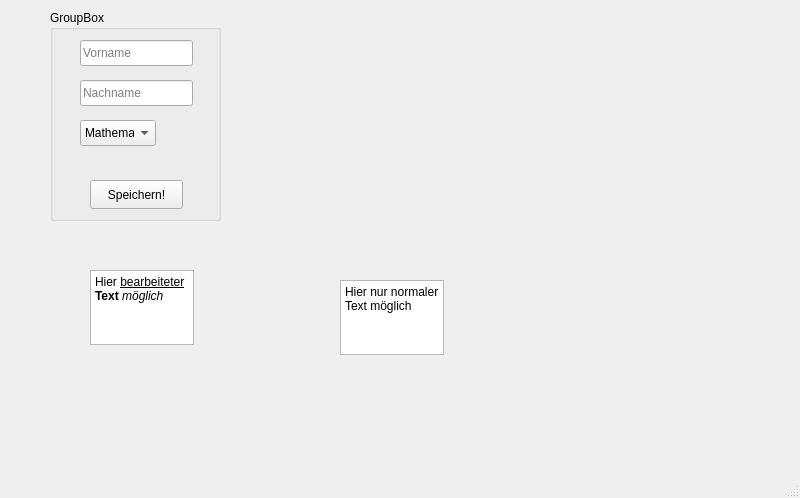
<?xml version="1.0" encoding="UTF-8"?>
<ui version="4.0">
 <class>Formular</class>
 <widget class="QMainWindow" name="Formular">
  <property name="geometry">
   <rect>
    <x>0</x>
    <y>0</y>
    <width>800</width>
    <height>498</height>
   </rect>
  </property>
  <property name="windowTitle">
   <string>MainWindow</string>
  </property>
  <widget class="QWidget" name="centralwidget">
   <widget class="QGroupBox" name="groupBox">
    <property name="geometry">
     <rect>
      <x>50</x>
      <y>10</y>
      <width>171</width>
      <height>211</height>
     </rect>
    </property>
    <property name="title">
     <string>GroupBox</string>
    </property>
    <widget class="QLineEdit" name="lineEdit">
     <property name="geometry">
      <rect>
       <x>30</x>
       <y>30</y>
       <width>113</width>
       <height>26</height>
      </rect>
     </property>
     <property name="placeholderText">
      <string>Vorname</string>
     </property>
    </widget>
    <widget class="QLineEdit" name="lineEdit_2">
     <property name="geometry">
      <rect>
       <x>30</x>
       <y>70</y>
       <width>113</width>
       <height>26</height>
      </rect>
     </property>
     <property name="placeholderText">
      <string>Nachname</string>
     </property>
    </widget>
    <widget class="QPushButton" name="pushButton">
     <property name="geometry">
      <rect>
       <x>40</x>
       <y>170</y>
       <width>93</width>
       <height>29</height>
      </rect>
     </property>
     <property name="text">
      <string>Speichern!</string>
     </property>
    </widget>
    <widget class="QComboBox" name="comboBox">
     <property name="geometry">
      <rect>
       <x>30</x>
       <y>110</y>
       <width>76</width>
       <height>26</height>
      </rect>
     </property>
     <item>
      <property name="text">
       <string>Mathematik</string>
      </property>
     </item>
     <item>
      <property name="text">
       <string>Informatik</string>
      </property>
     </item>
     <item>
      <property name="text">
       <string>Philosophie</string>
      </property>
     </item>
     <item>
      <property name="text">
       <string>Kulturwissenschaften</string>
      </property>
     </item>
     <item>
      <property name="text">
       <string>Psychologie</string>
      </property>
     </item>
    </widget>
   </widget>
   <widget class="QTextEdit" name="textEdit">
    <property name="geometry">
     <rect>
      <x>90</x>
      <y>270</y>
      <width>104</width>
      <height>75</height>
     </rect>
    </property>
    <property name="html">
     <string>&lt;!DOCTYPE HTML PUBLIC &quot;-//W3C//DTD HTML 4.0//EN&quot; &quot;http://www.w3.org/TR/REC-html40/strict.dtd&quot;&gt;
&lt;html&gt;&lt;head&gt;&lt;meta name=&quot;qrichtext&quot; content=&quot;1&quot; /&gt;&lt;meta charset=&quot;utf-8&quot; /&gt;&lt;style type=&quot;text/css&quot;&gt;
p, li { white-space: pre-wrap; }
hr { height: 1px; border-width: 0; }
li.unchecked::marker { content: &quot;\2610&quot;; }
li.checked::marker { content: &quot;\2612&quot;; }
&lt;/style&gt;&lt;/head&gt;&lt;body style=&quot; font-family:'Segoe UI'; font-size:9pt; font-weight:400; font-style:normal;&quot;&gt;
&lt;p style=&quot; margin-top:0px; margin-bottom:0px; margin-left:0px; margin-right:0px; -qt-block-indent:0; text-indent:0px;&quot;&gt;Hier &lt;span style=&quot; text-decoration: underline;&quot;&gt;bearbeiteter&lt;/span&gt; &lt;span style=&quot; font-weight:700;&quot;&gt;Text&lt;/span&gt; &lt;span style=&quot; font-style:italic;&quot;&gt;möglich&lt;/span&gt;&lt;/p&gt;&lt;/body&gt;&lt;/html&gt;</string>
    </property>
   </widget>
   <widget class="QPlainTextEdit" name="plainTextEdit">
    <property name="geometry">
     <rect>
      <x>340</x>
      <y>280</y>
      <width>104</width>
      <height>75</height>
     </rect>
    </property>
    <property name="plainText">
     <string>Hier nur normaler Text möglich</string>
    </property>
   </widget>
  </widget>
  <widget class="QMenuBar" name="menubar">
   <property name="geometry">
    <rect>
     <x>0</x>
     <y>0</y>
     <width>800</width>
     <height>26</height>
    </rect>
   </property>
  </widget>
  <widget class="QStatusBar" name="statusbar"/>
 </widget>
 <resources/>
 <connections/>
</ui>
